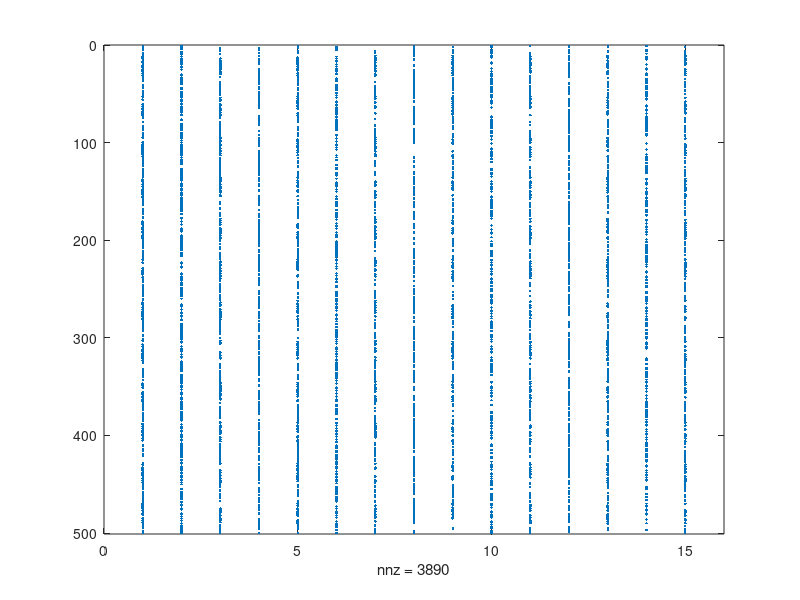

Here is the MATLAB script that generated this plot: (Note: this script raises an error after producing the figure.)
%% This script will create visual BA just for testing
clear all; close all;
addpath('../');
addpath('../Drawings/');
addpath('../JacobianModule/');

NumOfFeatures = 500;
NumOfPoses = 15;

PoseGraphMatrix = randi([0 1], NumOfFeatures, NumOfPoses);


%% 3D-WORLD creation

% Make sure every feature is observed by more than 2 poses
addMorePoseIdx = find(sum(PoseGraphMatrix,2) <= 5);
for k = addMorePoseIdx'
    listIdx = find(PoseGraphMatrix(k,:) == 0);
    PoseGraphMatrix(k, listIdx(1:2)) = 1;
end
figure(1);
spy(PoseGraphMatrix);


% To ensure f.o.v = 60 deg.
fov = 60*pi/180;
Rfeat = 1; Rcam = Rfeat/sin(fov/2);


% Random pose generator
W_T_C1 = [];
AbsolutePoses_true = zeros(3,4,NumOfPoses);
%figure(2); hold on;
for k = 1:NumOfPoses
    tt = 2*pi*rand();
    WRC = [-sin(tt) 0 -cos(tt); cos(tt) 0 -sin(tt); 0 -1 0];
    WpC = Rcam*[cos(tt);sin(tt);0];
    if k == 1
        W_T_C1 = [WRC WpC];
        AbsolutePoses_true(:,:,k) = [eye(3) zeros(3,1)];
    else
        C_T_W = [WRC' -WRC'*WpC];
        AbsolutePoses_true(:,:,k) = C_T_W*[W_T_C1;zeros(1,3) 1];
    end
%     DrawAxis(WpC, WRC, 0.2);
%     DrawCamera(WpC, WRC, 0.2, 'k');
end
% tt = 0:0.1:2*pi;
% plot3(Rcam*cos(tt),Rcam*sin(tt),0*tt);
% grid on;


% Random feature generator
FeatureBag_true = zeros(4,NumOfFeatures);
%figure(2); hold on;
for k = 1:NumOfFeatures
    tt = 2*pi*rand();
    phi = pi*rand() - pi/2;
    FeatureBag_true(:,k) = [Rfeat*[cos(phi)*cos(tt);cos(phi)*sin(tt);sin(phi)];1]; % <--- w.r.t the world
    % plot3(FeatureBag_true(1,k),FeatureBag_true(2,k),FeatureBag_true(3,k), 'bo', 'markerSize', 3, 'markerfacecolor', 'b');
    FeatureBag_true(1:3,k) = InversePose(W_T_C1)*[FeatureBag_true(1:3,k);1];
end

% Create feature projections as measurement
featureExtracted_true = cell(NumOfPoses, 1);
for k = 1:NumOfPoses    
    numFeatPosek = find(PoseGraphMatrix(:,k));
    featureExtracted_true{k} = zeros(2, length(numFeatPosek));
    for l = 1:length(numFeatPosek)
        % assign correct feature index for pose graph matrix
        PoseGraphMatrix(numFeatPosek(l),k) = l; 
        
        % Pose Transformation
        Ck_T_W = AbsolutePoses_true(:,:,k);
        Cl_T_W = AbsolutePoses_true(:,:,FeatureBag_true(4,numFeatPosek(l)));
        Ck_T_Cl = Ck_T_W*[InversePose(Cl_T_W);zeros(1,3) 1];
        
        % Image Projection
        Ck_p_fl = Ck_T_Cl*[FeatureBag_true(1:3,numFeatPosek(l));1];
        featureExtracted_true{k}(:,l) = Ck_p_fl(1:2)./Ck_p_fl(3);
    end
    
%     figure(4); clf;
%     plot(featureExtracted{k}(1,:), featureExtracted{k}(2,:), 'b*');
%     pause;
end

%% Poses and features positions pertubation
sigma_f = 0.2;
sigma_p = 0.4;
sigma_tt = 0.01;
sigma_z = 1e-4;

FeatureBag = zeros(4,NumOfFeatures);
for k = 1:NumOfFeatures
    df_k = randn(3,1)*sigma_f;
    FeatureBag(1:3,k) = FeatureBag_true(1:3,k) + df_k;   
    FeatureBag(4,k) = FeatureBag_true(4,k);
end

AbsolutePoses = AbsolutePoses_true;
for k = 2:NumOfPoses
    dp = randn(3,1)*sigma_p;
    dtt = randn(3,1)*sigma_tt;
    AbsolutePoses(:,4,k) = AbsolutePoses_true(:,4,k) + dp;
    dq = [0.5*dtt;1]; dq = dq/norm(dq);
    AbsolutePoses(:,1:3,k) = quat2rot(dq)*AbsolutePoses_true(:,1:3,k);
end
figure(2); hold on;
Draw3DWorld(AbsolutePoses_true, FeatureBag_true, W_T_C1)
tt = 0:0.1:2*pi;
plot3(Rcam*cos(tt),Rcam*sin(tt),0*tt);
grid on;

featureExtracted = cell(NumOfPoses, 1);
for k = 1:NumOfPoses
   featureExtracted{k} = featureExtracted_true{k} + sigma_z*randn(size(featureExtracted_true{k}));   
%     figure(4); clf;
%     plot(featureExtracted_true{k}(1,:), featureExtracted_true{k}(2,:), 'b*'); hold on;
%     plot(featureExtracted{k}(1,:), featureExtracted{k}(2,:), 'ro'); hold on;
%     pause;
end

%% Bundle Adjustment
regulator = 1e-1;
norm_iter = 100;
normHist = [];
maxIter = 100;
iter = 1;

while iter < maxIter && norm_iter > 1e-5

fprintf('----------------------------------------\n');
fprintf('Iter :%d, norm: %f \n', iter, norm_iter);
% 1. Build Jacobian Jp Jf corresponds to each feature
Jpose = zeros(2*nnz(PoseGraphMatrix), 6*NumOfPoses);
Jfeat = zeros(2*nnz(PoseGraphMatrix), 3*NumOfFeatures);
residual = zeros(2*nnz(PoseGraphMatrix), 1);

% Hessian build up
A22_inv = zeros(3*NumOfFeatures);


% fprintf('Building all Jacobian \n');
% tic();
% Build sparse structure
row_count = 0;
last_row_count = 0;
for featk = 0:size(PoseGraphMatrix,1)-1
   
   poses_see_featk = find(PoseGraphMatrix(featk+1, :));   
   
   for l = 0:length(poses_see_featk)-1

        %  Pose Jacobian
        Cr_p_f = FeatureBag(1:3 ,featk+1);      
        Cl_z_f = featureExtracted{poses_see_featk(l+1)}(:,PoseGraphMatrix(featk+1,poses_see_featk(l+1)));                  


        % Pose Transformation
        Cl_T_W = AbsolutePoses(:,:,poses_see_featk(l+1));
        Cr_T_W = AbsolutePoses(:,:,FeatureBag(4, featk+1));      
        Cl_T_Cr = Cl_T_W*[InversePose(Cr_T_W);zeros(1,3) 1];            
        Cl_p_f = Cl_T_Cr*[Cr_p_f;1];                   


        [Jpose(row_count+1:row_count+2, 6*(poses_see_featk(l+1)-1)+1:6*(poses_see_featk(l+1)-1)+6),...
          residual(row_count+1:row_count+2)] = ...
           dprojection_dp_dtt2(Cr_p_f, Cl_T_Cr(:,1:3), Cl_T_Cr(:,4), Cl_z_f);      

        Jfeat_s = 1/Cl_p_f(3)*[1 0 -Cl_p_f(1)/Cl_p_f(3);0 1 -Cl_p_f(2)/Cl_p_f(3)] * Cl_T_Cr(:,1:3);
        Jfeat(row_count+1:row_count+2, 3*featk+1:3*featk+3) = Jfeat_s;
                
        A22_inv(3*featk+1:3*featk+3, 3*featk+1:3*featk+3) = A22_inv(3*featk+1:3*featk+3, 3*featk+1:3*featk+3) + (Jfeat_s'*Jfeat_s);
        row_count = row_count + 2;
   end   
   
   % residual(last_row_count+1:row_count) = Jpose_Jfeat_res{featk+1,3};
   A22_inv(3*featk+1:3*featk+3, 3*featk+1:3*featk+3) = (A22_inv(3*featk+1:3*featk+3, 3*featk+1:3*featk+3) + regulator*eye(3)) \ eye(3);
   last_row_count = row_count;
   
   % figure(6);
   % spy([Jpose Jfeat]);
   % pause;
end
% toc();

norm_iter = norm(residual);
normHist = [normHist norm_iter];

% fprintf('Building Hessian \n');
% tic();
Jpose_sp = sparse(Jpose);
Jfeat_sp = sparse(Jfeat);
A11 = Jpose_sp'*Jpose_sp;
A12 = Jpose_sp'*Jfeat_sp;
res_ = [Jpose_sp'*residual;Jfeat_sp'*residual];
% toc();


% A = [A11 A12;A12' A22];
% A = A + regulator*eye(size(A));
% x_tilde = A \ res_;
% fprintf('Create sparse A22 inverse \n');
% tic();
A22_inv_sp = sparse(A22_inv);
% toc();

% solve:
p_tilde = (A11+regulator*speye(6*NumOfPoses) - A12*A22_inv_sp*A12') \ (res_(1:6*NumOfPoses) - A12*A22_inv*res_(1+6*NumOfPoses:end));

% p_tilde = x_tilde(1:6*NumOfPoses);
% fprintf('State update \n');
% tic();
 for l = 1:NumOfPoses-1
    dq = [0.5*p_tilde(6*l+4:6*l+6);1];
    dq = dq / norm(dq);
    AbsolutePoses(:,1:3,l+1) = quat2rot( quat_mul(dq, rot2quat(AbsolutePoses(:,1:3,l+1))) );       
    AbsolutePoses(:,4,l+1) = AbsolutePoses(:,4,l+1) + p_tilde(6*l+1:6*l+3);
end
% toc();

% 4. Efficient solve for each feature f
bf_p = res_(1+6*NumOfPoses:end) - A12'*p_tilde;
FeatureBag(1:3, :) = FeatureBag(1:3, :) + reshape(A22_inv_sp * bf_p, [3, NumOfFeatures]);


% 6. Visualization
figure(3); clf; hold on;
Draw3DWorld(AbsolutePoses, FeatureBag, W_T_C1)
tt = 0:0.1:2*pi;
plot3(Rcam*cos(tt),Rcam*sin(tt),0*tt);
grid on;
% pause(0.5);

iter = iter + 1;
end

figure(3); clf; hold on;
Draw3DWorld(AbsolutePoses, FeatureBag, W_T_C1)
tt = 0:0.1:2*pi;
plot3(Rcam*cos(tt),Rcam*sin(tt),0*tt);
grid on;
pause(0.5);

figure(4);
semilogy(normHist, 'b-*');

% % 2. Build A11 = Jp'*Jp, A12 = Jp'*Jf, and A22^-1 = inv(Jf'*Jf) for every
% % single block
% App = zeros(6*NumOfPoses, 6*NumOfPoses);
% Afp = zeros(3*NumOfFeatures, 6*NumOfPoses);
% Aff_inv = zeros(3*NumOfFeatures, 3); % Block diagonal structure
% bp = zeros(6*NumOfPoses,1);
% bf = zeros(3*NumOfFeatures,1);
% 
% for featk = 1:size(PoseGraphMatrix,1)
%     % a. Extract poses that see this feature
%     poses_see_featk = find(PoseGraphMatrix(featk, :));
%     
%     % b. Build pose Hessian A11
%     Jp_compact = Jpose_Jfeat_res{featk, 1};
%     App_compact = Jp_compact' * Jp_compact;
%     App = AccumulateCompactToFull(App, App_compact, poses_see_featk, poses_see_featk);
% 
%     % c. Build Schur complement part and A22_inv
%     Jfk = Jpose_Jfeat_res{featk, 2};
%     Aff_inv(3*(featk-1)+1:3*(featk-1)+3, :) = (Jfk'*Jfk + regulator*eye(size(3))) \ eye(3);
%     Jpfk = zeros(6*length(poses_see_featk), 3);
%     for l = 0:length(poses_see_featk)-1
%         Jpfk(6*l+1:6*l+6,:) = Jp_compact(:, 6*l+1:6*l+6)'*Jfk(2*l+1:2*l+2, :);
%     end
%     App_schur_compact = Jpfk * Aff_inv(3*(featk-1)+1:3*(featk-1)+3, :) * Jpfk';    
%     App = AccumulateCompactToFull(App, -App_schur_compact, poses_see_featk, poses_see_featk);
% 
%     % d. Keep Jpfk+zero extension structure
%     Afp = AccumulateCompactToFull(Afp, Jpfk', featk, poses_see_featk);     
% 
%     % e. build Residual J'*r
%     bf(3*(featk-1)+1:3*(featk-1)+3) = Jpose_Jfeat_res{featk,2}'*Jpose_Jfeat_res{featk,3};
%     for l = 0:length(poses_see_featk)-1
%         bp(6*l+1:6*l+6) = Jp_compact(:, 6*l+1:6*l+6)'*Jpose_Jfeat_res{featk,3}(2*l+1:2*l+2);
%     end
% end
% 
% 
% % 3. Solve for pose and update
% bf_ = bf;
% for featk = 0:size(PoseGraphMatrix,1)-1
%    bf_(3*featk+1:3*featk+3) = Aff_inv(3*(featk)+1:3*(featk)+3, :)*bf_(3*featk+1:3*featk+3);
% end
% bp_f = bp - Afp'*bf_;
% p_tilde = (App + regulator*eye(size(App))) \ bp_f;
% for l = 0:length(poses_see_featk)-1
%     dq = [1/2*p_tilde(6*l+1:6*l+3);1];
%     dq = dq / norm(dq);
%     AbsolutePoses(:,1:3,l+1) = quat2rot( quat_mul(dq, rot2quat(AbsolutePoses(:,1:3,l+1))) );
%     AbsolutePoses(:,4,l+1) = AbsolutePoses(:,4,l+1) + p_tilde(6*l+4:6*l+6);
% end
% 
% % 4. Efficient solve for each feature f
% bf_p = bf - Afp*p_tilde;
% for featk = 0:size(PoseGraphMatrix,1)-1
%    FeatureBag(1:3,featk+1) = FeatureBag(1:3,featk+1) + Aff_inv(3*(featk)+1:3*(featk)+3, :) \ bf_p(3*featk+1:3*featk+3);
% end
% 
% % 6. Visualization
% pause;
% figure(3); hold on;
% Draw3DWorld(AbsolutePoses, FeatureBag)
% tt = 0:0.1:2*pi;
% plot3(Rcam*cos(tt),Rcam*sin(tt),0*tt);
% grid on;
% 
